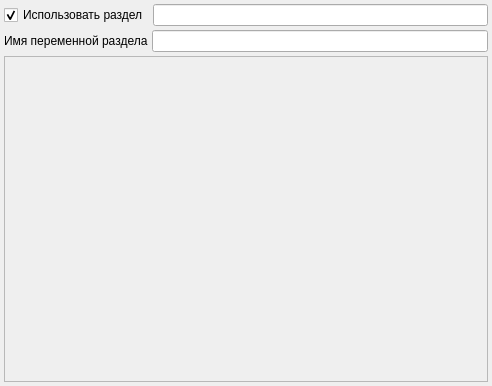
<?xml version="1.0" encoding="UTF-8"?>
<ui version="4.0">
 <class>PageFrame</class>
 <widget class="QWidget" name="PageFrame">
  <property name="geometry">
   <rect>
    <x>0</x>
    <y>0</y>
    <width>492</width>
    <height>386</height>
   </rect>
  </property>
  <property name="windowTitle">
   <string>Form</string>
  </property>
  <layout class="QVBoxLayout" name="verticalLayout">
   <property name="spacing">
    <number>4</number>
   </property>
   <property name="margin">
    <number>4</number>
   </property>
   <item>
    <layout class="QHBoxLayout" name="horizontalLayout">
     <property name="spacing">
      <number>4</number>
     </property>
     <item>
      <widget class="QCheckBox" name="useCheckBox">
       <property name="text">
        <string>Использовать раздел</string>
       </property>
       <property name="checked">
        <bool>true</bool>
       </property>
      </widget>
     </item>
     <item>
      <widget class="QLineEdit" name="nameEdit"/>
     </item>
    </layout>
   </item>
   <item>
    <widget class="QWidget" name="adminVarNameWidget" native="true">
     <layout class="QHBoxLayout" name="horizontalLayout_2">
      <property name="spacing">
       <number>4</number>
      </property>
      <property name="margin">
       <number>0</number>
      </property>
      <item>
       <widget class="QLabel" name="varNameLabel">
        <property name="minimumSize">
         <size>
          <width>133</width>
          <height>0</height>
         </size>
        </property>
        <property name="text">
         <string>Имя переменной раздела</string>
        </property>
       </widget>
      </item>
      <item>
       <widget class="QLineEdit" name="varNameEdit"/>
      </item>
     </layout>
    </widget>
   </item>
   <item>
    <widget class="QScrollArea" name="scrollArea">
     <property name="widgetResizable">
      <bool>true</bool>
     </property>
     <widget class="QWidget" name="scrollAreaWidgetContents">
      <property name="geometry">
       <rect>
        <x>0</x>
        <y>0</y>
        <width>482</width>
        <height>326</height>
       </rect>
      </property>
      <layout class="QVBoxLayout" name="verticalLayout_2">
       <property name="spacing">
        <number>0</number>
       </property>
       <property name="margin">
        <number>4</number>
       </property>
       <item>
        <layout class="QVBoxLayout" name="variableLayout">
         <property name="spacing">
          <number>4</number>
         </property>
        </layout>
       </item>
       <item>
        <layout class="QVBoxLayout" name="componentLayout">
         <property name="spacing">
          <number>4</number>
         </property>
        </layout>
       </item>
       <item>
        <spacer name="verticalSpacer">
         <property name="orientation">
          <enum>Qt::Vertical</enum>
         </property>
         <property name="sizeHint" stdset="0">
          <size>
           <width>20</width>
           <height>0</height>
          </size>
         </property>
        </spacer>
       </item>
      </layout>
     </widget>
    </widget>
   </item>
  </layout>
 </widget>
 <resources/>
 <connections/>
</ui>
